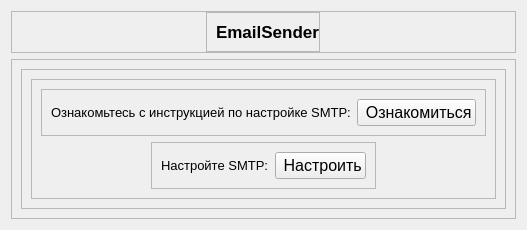
               <widget class="QWidget" name="pageHome">
                <layout class="QVBoxLayout" name="verticalLayout_25">
                 <item>
                  <widget class="QFrame" name="frame_31">
                   <property name="maximumSize">
                    <size>
                     <width>16777215</width>
                     <height>100</height>
                    </size>
                   </property>
                   <property name="frameShape">
                    <enum>QFrame::StyledPanel</enum>
                   </property>
                   <property name="frameShadow">
                    <enum>QFrame::Raised</enum>
                   </property>
                   <layout class="QHBoxLayout" name="horizontalLayout_18">
                    <property name="spacing">
                     <number>0</number>
                    </property>
                    <property name="leftMargin">
                     <number>0</number>
                    </property>
                    <property name="topMargin">
                     <number>0</number>
                    </property>
                    <property name="rightMargin">
                     <number>0</number>
                    </property>
                    <property name="bottomMargin">
                     <number>0</number>
                    </property>
                    <item alignment="Qt::AlignHCenter">
                     <widget class="QFrame" name="frame_32">
                      <property name="frameShape">
                       <enum>QFrame::StyledPanel</enum>
                      </property>
                      <property name="frameShadow">
                       <enum>QFrame::Raised</enum>
                      </property>
                      <layout class="QHBoxLayout" name="horizontalLayout_19">
                       <property name="rightMargin">
                        <number>0</number>
                       </property>
                       <item>
                        <widget class="QLabel" name="label_16">
                         <property name="minimumSize">
                          <size>
                           <width>0</width>
                           <height>0</height>
                          </size>
                         </property>
                         <property name="maximumSize">
                          <size>
                           <width>16777215</width>
                           <height>16777215</height>
                          </size>
                         </property>
                         <property name="font">
                          <font>
                           <pointsize>13</pointsize>
                           <weight>75</weight>
                           <bold>true</bold>
                          </font>
                         </property>
                         <property name="styleSheet">
                          <string notr="true"/>
                         </property>
                         <property name="text">
                          <string>EmailSender</string>
                         </property>
                         <property name="alignment">
                          <set>Qt::AlignCenter</set>
                         </property>
                        </widget>
                       </item>
                      </layout>
                     </widget>
                    </item>
                   </layout>
                  </widget>
                 </item>
                 <item>
                  <widget class="QFrame" name="frame_33">
                   <property name="frameShape">
                    <enum>QFrame::StyledPanel</enum>
                   </property>
                   <property name="frameShadow">
                    <enum>QFrame::Raised</enum>
                   </property>
                   <layout class="QVBoxLayout" name="verticalLayout_26">
                    <item>
                     <widget class="QFrame" name="frame_34">
                      <property name="frameShape">
                       <enum>QFrame::StyledPanel</enum>
                      </property>
                      <property name="frameShadow">
                       <enum>QFrame::Raised</enum>
                      </property>
                      <layout class="QVBoxLayout" name="verticalLayout_27">
                       <item alignment="Qt::AlignVCenter">
                        <widget class="QFrame" name="frame_35">
                         <property name="frameShape">
                          <enum>QFrame::StyledPanel</enum>
                         </property>
                         <property name="frameShadow">
                          <enum>QFrame::Raised</enum>
                         </property>
                         <layout class="QVBoxLayout" name="verticalLayout_28">
                          <item alignment="Qt::AlignHCenter|Qt::AlignVCenter">
                           <widget class="QFrame" name="frame_36">
                            <property name="frameShape">
                             <enum>QFrame::StyledPanel</enum>
                            </property>
                            <property name="frameShadow">
                             <enum>QFrame::Raised</enum>
                            </property>
                            <layout class="QHBoxLayout" name="horizontalLayout_20">
                             <item>
                              <widget class="QLabel" name="label_11">
                               <property name="font">
                                <font>
                                 <pointsize>10</pointsize>
                                </font>
                               </property>
                               <property name="text">
                                <string>Ознакомьтесь с инструкцией по настройке SMTP:</string>
                               </property>
                               <property name="wordWrap">
                                <bool>false</bool>
                               </property>
                              </widget>
                             </item>
                             <item>
                              <widget class="QPushButton" name="openWebBtn">
                               <property name="font">
                                <font>
                                 <pointsize>12</pointsize>
                                </font>
                               </property>
                               <property name="cursor">
                                <cursorShape>PointingHandCursor</cursorShape>
                               </property>
                               <property name="text">
                                <string> Ознакомиться</string>
                               </property>
                               <property name="icon">
                                <iconset resource="../resources.qrc">
                                 <normaloff>:/icons/book-open.svg</normaloff>:/icons/book-open.svg</iconset>
                               </property>
                               <property name="iconSize">
                                <size>
                                 <width>24</width>
                                 <height>24</height>
                                </size>
                               </property>
                              </widget>
                             </item>
                            </layout>
                           </widget>
                          </item>
                          <item alignment="Qt::AlignHCenter|Qt::AlignVCenter">
                           <widget class="QFrame" name="frame_37">
                            <property name="frameShape">
                             <enum>QFrame::StyledPanel</enum>
                            </property>
                            <property name="frameShadow">
                             <enum>QFrame::Raised</enum>
                            </property>
                            <layout class="QHBoxLayout" name="horizontalLayout_21">
                             <item>
                              <widget class="QLabel" name="label_17">
                               <property name="font">
                                <font>
                                 <pointsize>10</pointsize>
                                </font>
                               </property>
                               <property name="text">
                                <string>Настройте SMTP:</string>
                               </property>
                              </widget>
                             </item>
                             <item>
                              <widget class="QPushButton" name="openSettingsBtn">
                               <property name="font">
                                <font>
                                 <pointsize>12</pointsize>
                                </font>
                               </property>
                               <property name="cursor">
                                <cursorShape>PointingHandCursor</cursorShape>
                               </property>
                               <property name="text">
                                <string> Настроить</string>
                               </property>
                               <property name="icon">
                                <iconset resource="../resources.qrc">
                                 <normaloff>:/icons/settings.svg</normaloff>:/icons/settings.svg</iconset>
                               </property>
                               <property name="iconSize">
                                <size>
                                 <width>24</width>
                                 <height>24</height>
                                </size>
                               </property>
                              </widget>
                             </item>
                            </layout>
                           </widget>
                          </item>
                         </layout>
                        </widget>
                       </item>
                      </layout>
                     </widget>
                    </item>
                   </layout>
                  </widget>
                 </item>
                </layout>
               </widget>
